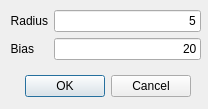
<?xml version="1.0" encoding="UTF-8"?>
<ui version="4.0">
 <class>AdapThresDialog</class>
 <widget class="QDialog" name="AdapThresDialog">
  <property name="geometry">
   <rect>
    <x>0</x>
    <y>0</y>
    <width>208</width>
    <height>109</height>
   </rect>
  </property>
  <property name="windowTitle">
   <string>Dialog</string>
  </property>
  <widget class="QDialogButtonBox" name="buttonBox">
   <property name="geometry">
    <rect>
     <x>20</x>
     <y>70</y>
     <width>171</width>
     <height>32</height>
    </rect>
   </property>
   <property name="orientation">
    <enum>Qt::Horizontal</enum>
   </property>
   <property name="standardButtons">
    <set>QDialogButtonBox::Cancel|QDialogButtonBox::Ok</set>
   </property>
  </widget>
  <widget class="QWidget" name="formLayoutWidget">
   <property name="geometry">
    <rect>
     <x>10</x>
     <y>10</y>
     <width>191</width>
     <height>61</height>
    </rect>
   </property>
   <layout class="QFormLayout" name="formLayout">
    <item row="0" column="1">
     <widget class="QLineEdit" name="radius_input">
      <property name="text">
       <string>5</string>
      </property>
      <property name="alignment">
       <set>Qt::AlignRight|Qt::AlignTrailing|Qt::AlignVCenter</set>
      </property>
      <property name="placeholderText">
       <string/>
      </property>
     </widget>
    </item>
    <item row="0" column="0">
     <widget class="QLabel" name="radius_lb">
      <property name="text">
       <string>Radius</string>
      </property>
      <property name="alignment">
       <set>Qt::AlignRight|Qt::AlignTrailing|Qt::AlignVCenter</set>
      </property>
     </widget>
    </item>
    <item row="1" column="0">
     <widget class="QLabel" name="bias_lb">
      <property name="text">
       <string>Bias</string>
      </property>
      <property name="alignment">
       <set>Qt::AlignRight|Qt::AlignTrailing|Qt::AlignVCenter</set>
      </property>
     </widget>
    </item>
    <item row="1" column="1">
     <widget class="QLineEdit" name="bias_input">
      <property name="text">
       <string>20</string>
      </property>
      <property name="alignment">
       <set>Qt::AlignRight|Qt::AlignTrailing|Qt::AlignVCenter</set>
      </property>
      <property name="placeholderText">
       <string/>
      </property>
     </widget>
    </item>
   </layout>
  </widget>
 </widget>
 <resources/>
 <connections>
  <connection>
   <sender>buttonBox</sender>
   <signal>accepted()</signal>
   <receiver>AdapThresDialog</receiver>
   <slot>accept()</slot>
   <hints>
    <hint type="sourcelabel">
     <x>230</x>
     <y>94</y>
    </hint>
    <hint type="destinationlabel">
     <x>157</x>
     <y>115</y>
    </hint>
   </hints>
  </connection>
  <connection>
   <sender>buttonBox</sender>
   <signal>rejected()</signal>
   <receiver>AdapThresDialog</receiver>
   <slot>reject()</slot>
   <hints>
    <hint type="sourcelabel">
     <x>230</x>
     <y>100</y>
    </hint>
    <hint type="destinationlabel">
     <x>247</x>
     <y>115</y>
    </hint>
   </hints>
  </connection>
 </connections>
</ui>
